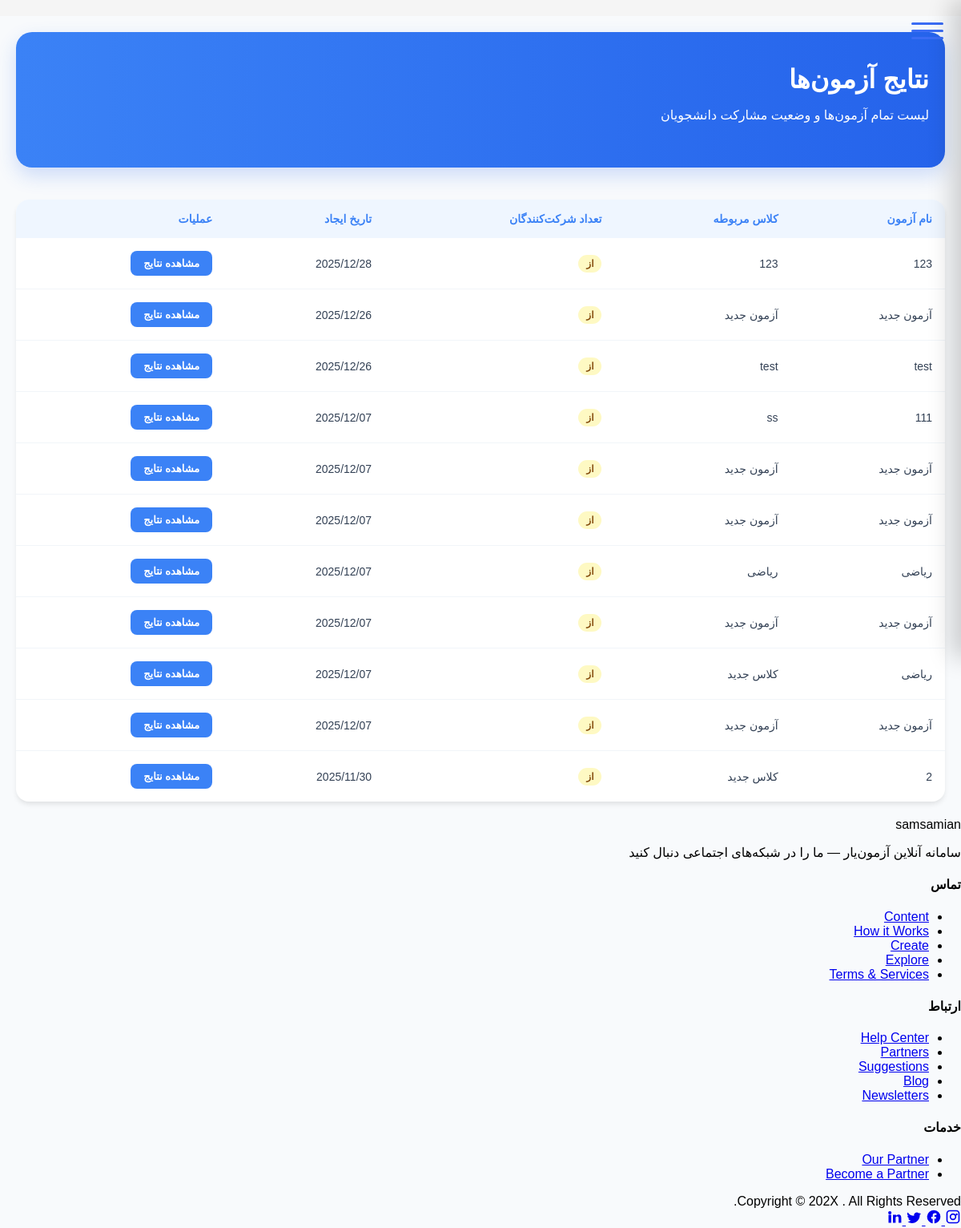
Page /accounts/instructor/results/ (signed in) on the committed database.
### accounts/models.py (models this page shows, shortened)
class Exam(models.Model):
    name = models.CharField(max_length=200)
    classroom = models.ForeignKey('Classroom', on_delete=models.CASCADE, related_name='exams')
    num_questions = models.PositiveIntegerField(default=0)
    created_by = models.ForeignKey(settings.AUTH_USER_MODEL, on_delete=models.CASCADE, related_name='created_exams')
    students = models.ManyToManyField(settings.AUTH_USER_MODEL, related_name='exams', blank=True)
    created_at = models.DateTimeField(auto_now_add=True)
    source_exam = models.ForeignKey('self', null=True, blank=True, on_delete=models.SET_NULL, related_name='derived_exams')
    shuffle_per_student = models.BooleanField(default=True)
    duration = models.PositiveIntegerField(default=60, help_text="Duration in minutes")
    start_time = models.DateTimeField(null=True, blank=True)
    end_time = models.DateTimeField(null=True, blank=True)
    class Meta:
        verbose_name = "آزمون"
        verbose_name_plural = "آزمون‌ها"

class Classroom(models.Model):
    name = models.CharField(max_length=200)
    instructor = models.ForeignKey(settings.AUTH_USER_MODEL, on_delete=models.CASCADE, related_name='owned_classes')
    students = models.ManyToManyField(settings.AUTH_USER_MODEL, related_name='classes', blank=True)
    is_staging = models.BooleanField(default=False)
    is_exam_room = models.BooleanField(default=False)
    class Meta:
        verbose_name = "کلاس"
        verbose_name_plural = "کلاس‌ها"
        constraints = []

### accounts/views.py (the view)
# urls.py: path('instructor/results/', instructor_results_list_view, name='instructor_results_list'),
@login_required
def instructor_results_list_view(request):
    u = request.user
    is_instructor = (getattr(getattr(u, 'role', None), 'code', '') == 'instructor')
    if not is_instructor:
        return redirect('dashboard')
    exams = Exam.objects.filter(created_by=u).order_by('-created_at')
    return render(request, 'accounts/instructor_results_list.html', {'exams': exams})

### templates/accounts/instructor_results_list.html (shortened to what this page needs)
{% extends "base.html" %}
{% load static %}
{% block content %}
<div style="max-width: 1200px; margin: 0 auto; padding: 20px;">
    <div class="page-header">
        <div class="page-title">
            <h1>نتایج آزمون‌ها</h1>
            <p>لیست تمام آزمون‌ها و وضعیت مشارکت دانشجویان</p>
        </div>
    </div>
    <table class="results-table">
        <thead>
            <tr>
                <th>نام آزمون</th>
                <th>کلاس مربوطه</th>
                <th>تعداد شرکت‌کنندگان</th>
                <th>تاریخ ایجاد</th>
                <th>عملیات</th>
            </tr>
        </thead>
        <tbody>
            {% for exam in exams %}
            <tr>
                <td>{{ exam.name }}</td>
                <td>{{ exam.classroom.name }}</td>
                <td>
                    <span class="badge {% if exam.participant_count > 0 %}badge-success{% else %}badge-warning{% endif %}">
                        {{ exam.participant_count }} از {{ exam.total_assigned }}
                    </span>
                </td>
                <td>{{ exam.created_at|date:"Y/m/d" }}</td>
                <td>
                    <a href="{% url 'instructor_exam_report' exam.id %}" class="btn-view">مشاهده نتایج</a>
                </td>
            </tr>
            {% empty %}
            <tr>
                <td colspan="5" style="text-align:center; padding:40px; color:#94a3b8;">
                    هنوز آزمونی تعریف نکرده‌اید.
                </td>
            </tr>
            {% endfor %}
        </tbody>
    </table>
</div>
{% endblock %}

### static/styles.css (style rules this page uses)
body { font-family: tahoma, sans-serif; direction: rtl; margin: 0; padding: 0; }

### templates/accounts/instructor_results_list.html (style rules this page uses)
body { background: #f8fafc; }
.page-header { background: linear-gradient(90deg, #3b82f6 0%, #2563eb 100%); color: white; padding: 40px 20px; border-radius: 20px; margin-bottom: 40px; text-align: right; box-shadow: 0 10px 25px rgba(37, 99, 235, 0.2); }
.page-title h1 { font-size: 32px; font-weight: 800; margin: 0 0 10px 0; }
.results-table { width: 100%; border-collapse: separate; border-spacing: 0; background: white; border-radius: 16px; overflow: hidden; box-shadow: 0 4px 6px -1px rgba(0, 0, 0, 0.1); }
.results-table th { background: #eff6ff; color: #3b82f6; font-weight: 700; padding: 16px; text-align: right; font-size: 14px; }
.results-table td { padding: 16px; border-bottom: 1px solid #f1f5f9; color: #334155; font-size: 14px; }
.results-table tr:last-child td { border-bottom: none; }
.badge { display: inline-block; padding: 4px 10px; border-radius: 99px; font-size: 12px; font-weight: 700; }
.badge-warning { background: #fef9c3; color: #854d0e; }
.btn-view { background: #3b82f6; color: white; padding: 8px 16px; border-radius: 8px; text-decoration: none; font-size: 13px; font-weight: 600; display: inline-block; transition: 0.2s; }

### rows in the picture
Exam: name "123", classroom.name "123", created_at "2025/12/28"
Exam: name "آزمون جدید", classroom.name "آزمون جدید", created_at "2025/12/26"
Exam: name "test", classroom.name "test", created_at "2025/12/26"
Exam: name "111", classroom.name "ss", created_at "2025/12/07"
Exam: name "آزمون جدید", classroom.name "آزمون جدید", created_at "2025/12/07"
Exam: name "آزمون جدید", classroom.name "آزمون جدید", created_at "2025/12/07"
Exam: name "ریاضی", classroom.name "ریاضی", created_at "2025/12/07"
Exam: name "آزمون جدید", classroom.name "آزمون جدید", created_at "2025/12/07"
Exam: name "ریاضی", classroom.name "کلاس جدید", created_at "2025/12/07"
Exam: name "آزمون جدید", classroom.name "آزمون جدید", created_at "2025/12/07"
Exam: name "2", classroom.name "کلاس جدید", created_at "2025/11/30"
